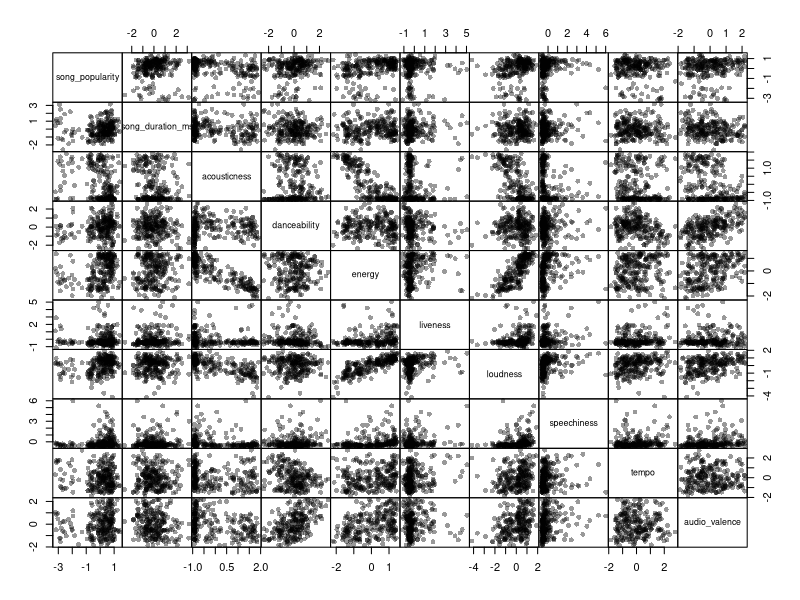

Write R code to recreate this figure. (Note: this script raises an error after producing the figure.)
# Akanseoluwa Stephen Adegoke
# Master's Student, Data and Computational Science
# University College Dublin
# © 2020. Akanseoluwa Adegoke.


# Task # 
# - Complete a cluster analysis of the Spotify audio features data 

# Experience
# - Unsupervised Learning

# Performance Measure
# - Internal Validation : Calinski Harabasz Index
#                       : Silhouete
# - External Validation : - Rand Index


#Reading Spotify Songs data
spotify = read.csv("data_spotify_songs.csv")

#Viewing first parts of the dataset
head(spotify)

# Removing categorical data from our data
spotify_new = spotify[, -1 : -3]

# Scaling our dataset
spotify_new = scale(spotify_new)

# Visualising our data 
pairs(spotify_new, gap = 0, pch = 16, col=adjustcolor(1,0.4))

#K-means Clustering wth 3 clusters 
fitkm = kmeans(spotify_new, centers = 3, nstart = 20)
fitkm

# split the plot window in 2 screens 
par( mfrow = c(1,2) ) 

#Setting different shapes for the plot
symb <- c(17, 18, 19)

#Setting different colours for the clusters
col = c("red", "green", "deepskyblue3")


#Clustering according to Music Genre
pairs(spotify, gap = 0, pch = symb[spotify$genre], 
      col= adjustcolor(col[spotify$genre], 0.4), main = "Clustering by genre")


# Plot of Clustering Solution with Three(3) clusters
pairs(spotify_new, gap = 0, pch = symb[fitkm$cluster], 
      col=adjustcolor(col[fitkm$cluster], 0.4), main = "Clustering of three components")


######## CLUSTERING VALIDATION  ##########

## INTERNAL VALIDATION #
# Calinski-Harabasz Index #

#Setting our maximum value of K
K = 10

#Initialise Empty Vector 
wss = bss = rep(NA, K)


for ( k in 1:K ) {
  # run kmeans for each value of k
  fit <- kmeans(spotify_new, centers = k, nstart = 50)
  wss[k] <- fit$tot.withinss 
  # store total within sum of squares 
  bss[k] <- fit$betweenss
 
}

# Computing Calinski-Harabasz Index
N <- nrow(spotify_new)
ch <- ( bss/(1:K - 1) ) / ( wss/(N - 1:K) )
ch[1] <- 0

# Plot of the CH Index
plot(1:K, ch, type = "b", ylab = "CH", xlab = "K")


fit2 <- kmeans(spotify_new, centers = 2, nstart = 50) 

fit3 <- kmeans(spotify_new, centers = 3, nstart = 50)

symb <- c(15, 16, 17)
col = c("red", "green", "deepskyblue3")

# split the plot window in 2 screens
par( mfrow = c(1,2) ) 

# plot corresponding to 2 clusters 
pairs(spotify_new, gap = 0, pch = symb[fit2$cluster],
      col = adjustcolor(col[1:2], 0.4), main = "Clustering Result - K = 2")

# plot corresponding to 3 clusters 
pairs(spotify_new, gap = 0, pch = symb[fit3$cluster],
      col = adjustcolor(col[fit3$cluster], 0.4), main = "Clustering Result - K = 3")


# SILHOUETTE #
# Calling cluster library for Silhouette
library(cluster)

# Calculating the dissimilarity matrix
d = dist(spotify_new, method = "euclidean") ^ 2

# Silhouette for a two(2) cluster solution
sil2 = silhouette(fit2$cluster, d)
# Silhouette for a three(3) cluster solution 
sil3 = silhouette(fit3$cluster, d)

# Producing two Silhouette Plots
col = c("red", "green", "deepskyblue3")

par(mfrow = c(1,2) )

#Plot of Silhouette for a 2 cluster solution
plot(sil2, col = adjustcolor(col[1:2], 0.3), main ="Spotify with K = 2")

#Plot of Silhouette for a 3 cluster solution
plot(sil3, col = adjustcolor(col, 0.3), main ="Spotify with K = 3")


# EXTERNAL VALIDATION #

#Using Rand Index and External Rand Index

#Calling library e1071 for calculating Rand and Adjusted Rand Index
library(e1071)

tab = table(fit2$cluster, spotify[,1])
tab

tab2 = table(fit3$cluster, spotify[,1])
tab2


classAgreement(tab)
classAgreement(tab2)


### REPORT ###
### MOTIVATION and COMMENTS ### 


# From the CH index, there is an elbow at k =2 and from 2 downwards there is a downward movement on the graph
# till it  fades off. From this , I will suggest a 
# two cluster solution. 

# From the Silhouette , the two cluster solution has a greater Silhouette number than that
# of the 3 cluster solution. So I will suggest a two cluster solution
# from the Silhouette Index.
#
# From the Visulaisation of the plots of the two and three clusters, 
# the plot of the two clusters seems to be more clear and pass more
#information than that of the three clusters. I will also suggest a two
# cluster solution from the visualisations.
#
# From the Rand Index, Most of our data in cluster 1 belong to the acoustic genre with 
# little representation of the pop and rock genre while 
# most of our data in Cluster two belong to the pop genre, followed by the rock genre and
# little representation of the acoustic genre.

# The Rand Index gives a value of 0.73 which is quite large
# and the adjusted Rand Index gives a value of 0.47 which is okay and
# still suggests a fairly good fit.
#